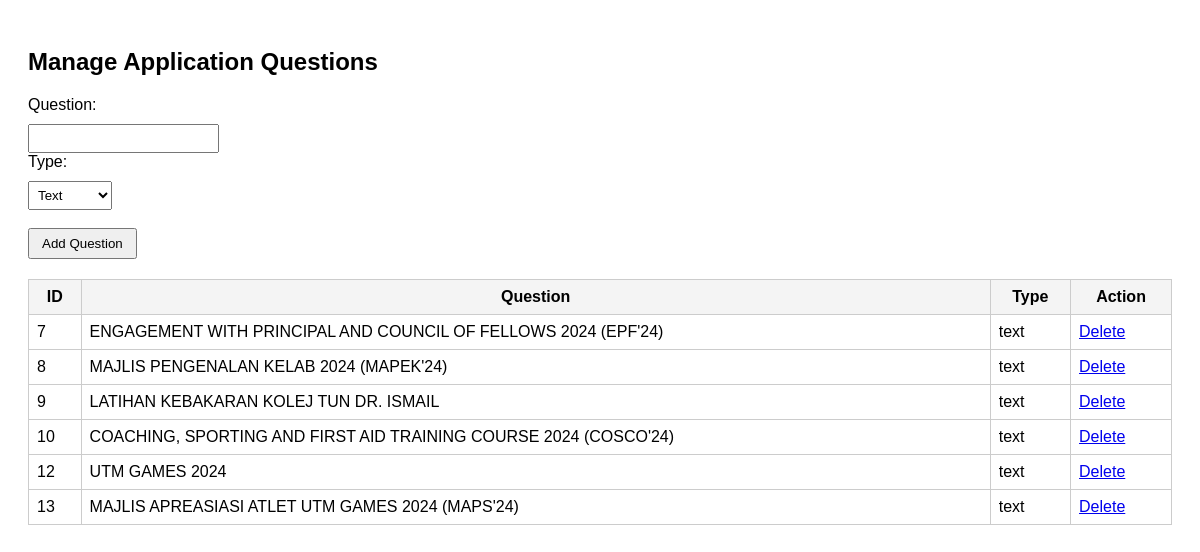
/admin/manage_questions.php, run on the app's committed database.
### tables this page shows
CREATE TABLE `questions` (
  `question_id` int(11) NOT NULL,
  `question_text` text NOT NULL,
  `question_type` enum('text','textarea','radio','checkbox') DEFAULT 'text'
);

### admin/manage_questions.php (the view, shortened to what this page needs)
<?php
require_once('../includes/db_studentlocal.php');
$questions = $mysqli->query("SELECT * FROM questions");
?>
<!DOCTYPE html>
<html>
<head>
</head>
<body>
    <h2>Manage Application Questions</h2>
    <form method="POST">
        <label>Question:</label><br>
        <input type="text" name="question_text" required><br>
        <label>Type:</label><br>
        <select name="question_type">
            <option value="text">Text</option>
        </select><br><br>
        <button type="submit" name="add">Add Question</button>
    </form>
    <table>
        <tr>
            <th>ID</th>
            <th>Question</th>
            <th>Type</th>
            <th>Action</th>
        </tr>
        <?php while ($q = $questions->fetch_assoc()): ?>
        <tr>
            <td><?= $q['question_id'] ?></td>
            <td><?= htmlspecialchars($q['question_text']) ?></td>
            <td><?= $q['question_type'] ?></td>
            <td>
                <a href="?delete=<?= $q['question_id'] ?>" onclick="return confirm('Delete this question?')">Delete</a>
            </td>
        </tr>
        <?php endwhile; ?>
    </table>
</body>
</html>

### admin/manage_questions.php (style rules this page uses)
body { font-family: Arial; padding: 20px; }
table { width: 100%; border-collapse: collapse; margin-top: 20px; }
th, td { border: 1px solid #ccc; padding: 8px; }
th { background-color: #f4f4f4; }
input, select { padding: 5px; margin-top: 10px; }
button { padding: 6px 12px; }

### data on the page
questions: question_id "7", question_text "ENGAGEMENT WITH PRINCIPAL AND COUNCIL OF FELLOWS 2024 (EPF'24)", question_type "text"
questions: question_id "8", question_text "MAJLIS PENGENALAN KELAB 2024 (MAPEK'24)", question_type "text"
questions: question_id "9", question_text "LATIHAN KEBAKARAN KOLEJ TUN DR. ISMAIL", question_type "text"
questions: question_id "10", question_text "COACHING, SPORTING AND FIRST AID TRAINING COURSE 2024 (COSCO'24)", question_type "text"
questions: question_id "12", question_text "UTM GAMES 2024", question_type "text"
questions: question_id "13", question_text "MAJLIS APREASIASI ATLET UTM GAMES 2024 (MAPS'24)", question_type "text"
